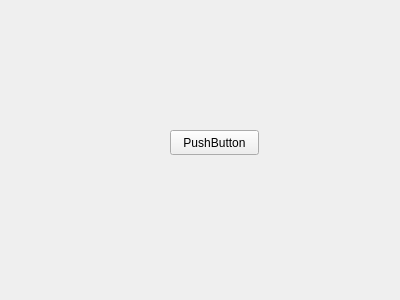
<?xml version="1.0" encoding="UTF-8"?>
<ui version="4.0">
 <class>Aruco</class>
 <widget class="QWidget" name="Aruco">
  <property name="geometry">
   <rect>
    <x>0</x>
    <y>0</y>
    <width>400</width>
    <height>300</height>
   </rect>
  </property>
  <property name="windowTitle">
   <string>Form</string>
  </property>
  <widget class="QPushButton" name="pushButton">
   <property name="geometry">
    <rect>
     <x>170</x>
     <y>130</y>
     <width>89</width>
     <height>25</height>
    </rect>
   </property>
   <property name="text">
    <string>PushButton</string>
   </property>
   <property name="checkable">
    <bool>true</bool>
   </property>
  </widget>
 </widget>
 <resources/>
 <connections/>
</ui>
